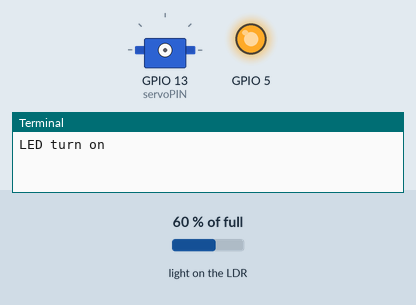
Recording of a program running on a simulated Raspberry Pi (BCM pin numbers). Shown: servo, output pins drawn as LEDs (lit = HIGH), the last lines printed to the terminal. Inputs (shaded band) come from the test bench; at power-on: light on the LDR 60 % of full. The clock reads 2024-03-15 10:24:30 at power-on unless the program sets it; files the program writes start out absent; servo angles are drawn from the pulse width (0.5 ms = 0°, 2.5 ms = 180°). At 1.6 s the program stops and its outputs stay as they are.

Above: at 0.21 s.
At 1.2 s:
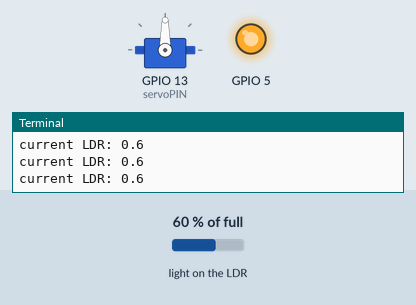
1.3 s: light on the LDR set to 98 % of full
At 2.4 s:
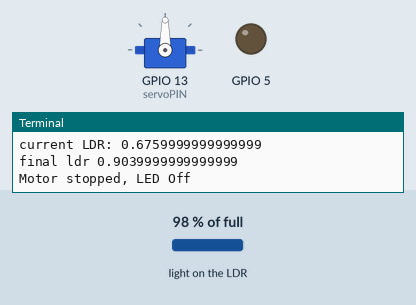
Timing chart, 0 to 3.1 s (numbered marks = the images above; inputs shaded):
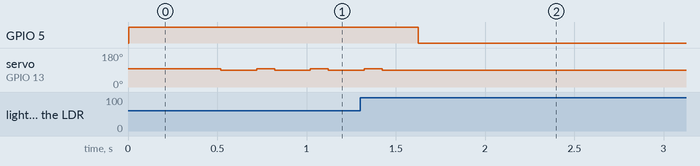

The program:

spinbin.py
```python
#SpinBin
#https://stackoverflow.com/questions/45488233/controlling-continuous-servo-using-python-in-raspberry-pi-but-the-continuous-ser
#imports
from gpiozero import LightSensor
import pigpio
import time, csv
from datetime import datetime

#LED is connected to pin 5
led_pin = 5
#Continuous servo is on pin 13 (one of the hardware PWM channels)
servoPIN = 13
#microseconds of pulsewidth corresponding to slowest Clockwise movement of my particular servo
CW = 1565
#microseconds of stopped servo
STOP = 1500
#init of pigpio
pi = pigpio.pi()
#setting up LightSensor on pin 4
#All LDR values further down need to be calibrated for your setup
ldr = LightSensor(4)

def write_log():
    try:
        with open('feeder_log.csv', 'w') as outfile:
            outwrite = csv.writer(outfile)
	    message = [datetime.now().strftime("%d/%m/%Y %H:%M:%S")]
            outwrite.writerow(message)
    except Exception as e:
        print(e)
    return

def write_debug_log(output):
    try:
        with open('feeder_debug_log.csv', 'a') as outfile:
            outwrite = csv.writer(outfile)
	    message = [datetime.now().strftime("%d/%m/%Y %H:%M:%S"),output]
            outwrite.writerow(message)
            print(output)
    except Exception as e:
        print(e)
    return

try:
    while True:
        write_debug_log("LED turn on")
        #print("LED turn on")
        pi.write(led_pin, 1)
        print(ldr.value)
	    #if something is wrong with LDR it returns 0.0
        if ldr.value == 0.0:
            write_debug_log("you shouldn't see this")
            ldr.close()
            time.sleep(1)
            ldr = LightSensor(4)
        #If LDR has higher than 0.8 (for my setup) move a bit before collecting LDR input
        if ldr.value > 0.8:
            write_debug_log("moving away from light")
            #variable to catch LDR problems
            catch = 0
            #moves away from light in 0.1s increments of slowest servo movement
            while ldr.value > 0.8:
            #catch problems with not seeing a reduction in LDR value within 5 steps
                if catch > 4:
                    write_debug_log("LDR not reducing")
                    break
                else:
                    catch += 1
                    pi.set_servo_pulsewidth(servoPIN, CW)
                    time.sleep(0.1)
                    pi.set_servo_pulsewidth(servoPIN, STOP)
                    time.sleep(0.5)
        write_debug_log(ldr.value)
        write_debug_log("final escape ldr " + str(ldr.value))
        write_debug_log("starting servo")
        write_debug_log("starting ldr " + str(ldr.value))
        #while LDR is <0.8 continue to move in 0.1s increments of slowest servo speed
        while ldr.value < 0.8:
            write_debug_log("current LDR: " + str(ldr.value))
            pi.set_servo_pulsewidth(servoPIN, CW)
            time.sleep(0.1)
            pi.set_servo_pulsewidth(servoPIN, STOP)
            time.sleep(0.2)
        write_debug_log("final ldr " + str(ldr.value))
        #turn off LED
        write_debug_log("Motor stopped, LED Off")
        pi.write(led_pin, 0)
        write_log()
        break
except KeyboardInterrupt:
    pi.stop()
```

Measured:
- after the input at 1.3 s, GPIO 5: HIGH → LOW after 0.33 s; servo on GPIO 13 (servoPIN): goes on until 1.4 s, then stays 90°
- by itself, servo on GPIO 13 (servoPIN): alternates 96° for 0.10 s and 90° for 0.20 s
